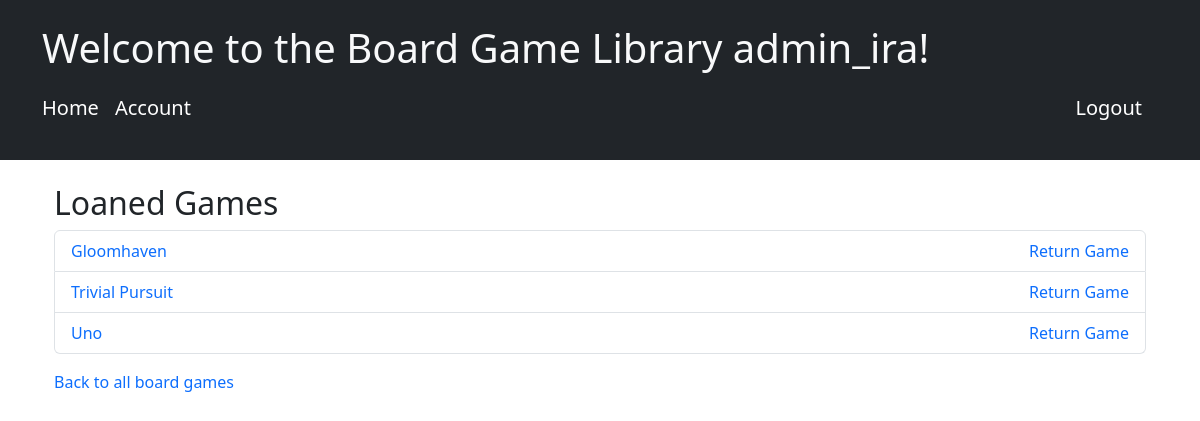
Page /loaned_games/ (signed in) on the earlier database version.
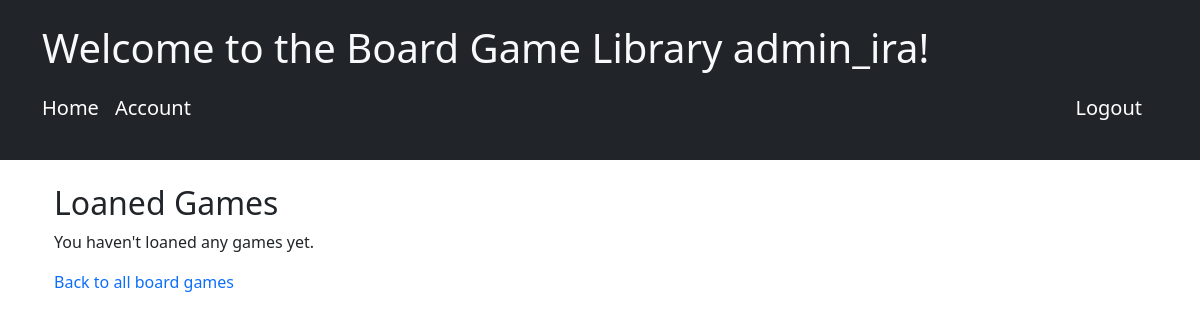
Same page on the later database version.
### app_app/models.py (models this page shows, shortened)
class BoardGame(models.Model):
    name = models.CharField(max_length=100)
    genre = models.CharField(max_length=100, default='none')
    max_players = models.PositiveIntegerField(default=1)
    play_time = models.FloatField(default=1.0)
    owner = models.ForeignKey(User, on_delete=models.CASCADE, related_name='owned_games')
    available = models.BooleanField(default=True)
    loaned_to = models.ForeignKey(User, null=True, blank=True, on_delete=models.SET_NULL, related_name='loaned_games')
    date_added = models.DateTimeField(default=timezone.now)
    date_loaned = models.DateTimeField(default=None, blank=True, null=True)
    class Meta:
        verbose_name = 'Board game'

### app_app/views.py (the view)
# urls.py: path('loaned_games/', views.loaned_games, name='loaned_games'),
@login_required
def loaned_games(request):
    user = request.user # Get user
    user_loaned = BoardGame.objects.filter(loaned_to = user) # Get games loaned to user
    return render(request, 'loaned_games.html', {'user_loaned': user_loaned})

### app_app/templates/loaned_games.html
{% extends 'base.html' %}
{% block content %}
<div class="container mt-4">
  <h2>Loaned Games</h2>
  {% if user_loaned %}
    <ul class="list-group">
      {% for game in user_loaned %}
      <li class="list-group-item d-flex justify-content-between align-items-center">
        <a href="{% url 'board_game_detail' game.id %}" class="text-decoration-none">{{ game.name }}</a>
        <a href="{% url 'return_board_game' game.id %}" class="text-decoration-none">Return Game</a>
      </li>
      {% endfor %}
    </ul>
  {% else %}
    <p>You haven't loaned any games yet.</p>
  {% endif %}
  <p class="mt-3">
    <a href="{% url 'all_board_games' %}" class="text-decoration-none">Back to all board games</a>
  </p>
</div>
{% endblock %}

Differences in the rows shown:
no longer on this page (row edited): BoardGame: name "Gloomhaven"
no longer on this page (row edited): BoardGame: name "Trivial Pursuit"
no longer on this page (row edited): BoardGame: name "Uno"
Other differences:
text now shown: "You haven't loaned any games yet."
